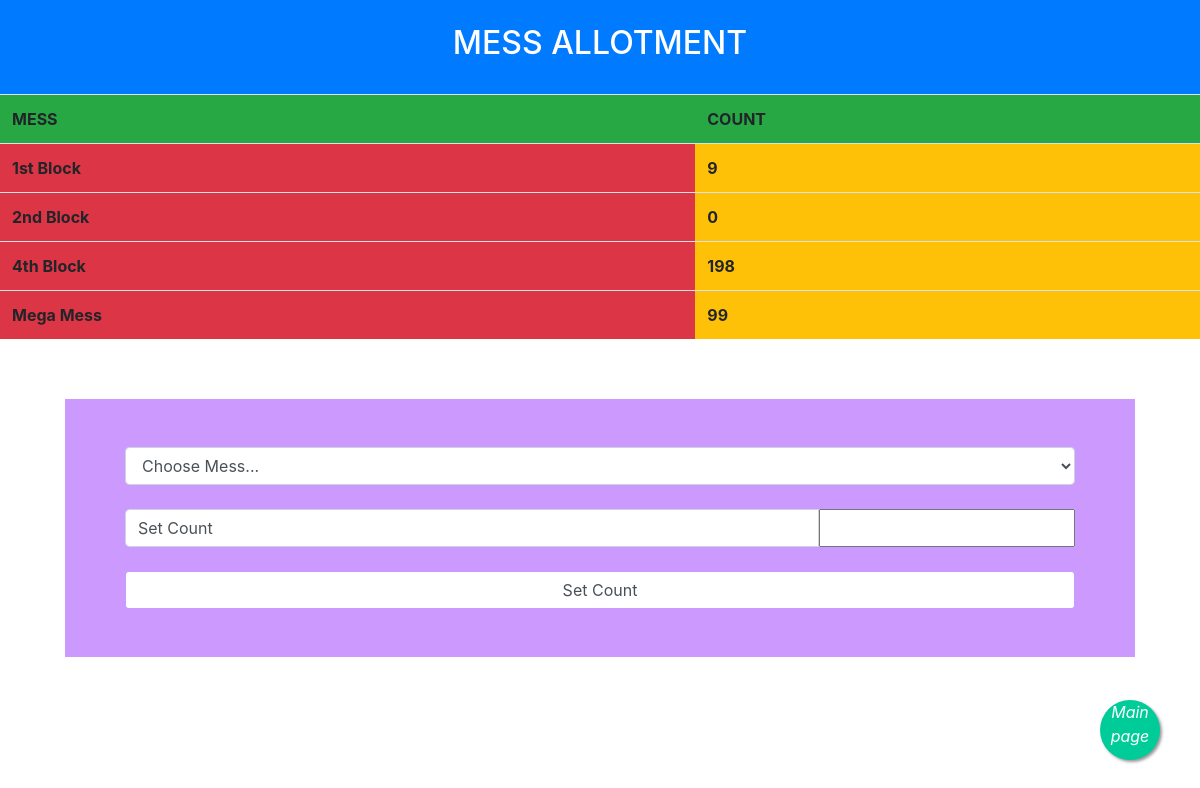
/messleftcount.php (signed in), run on an earlier commit of the app's database.
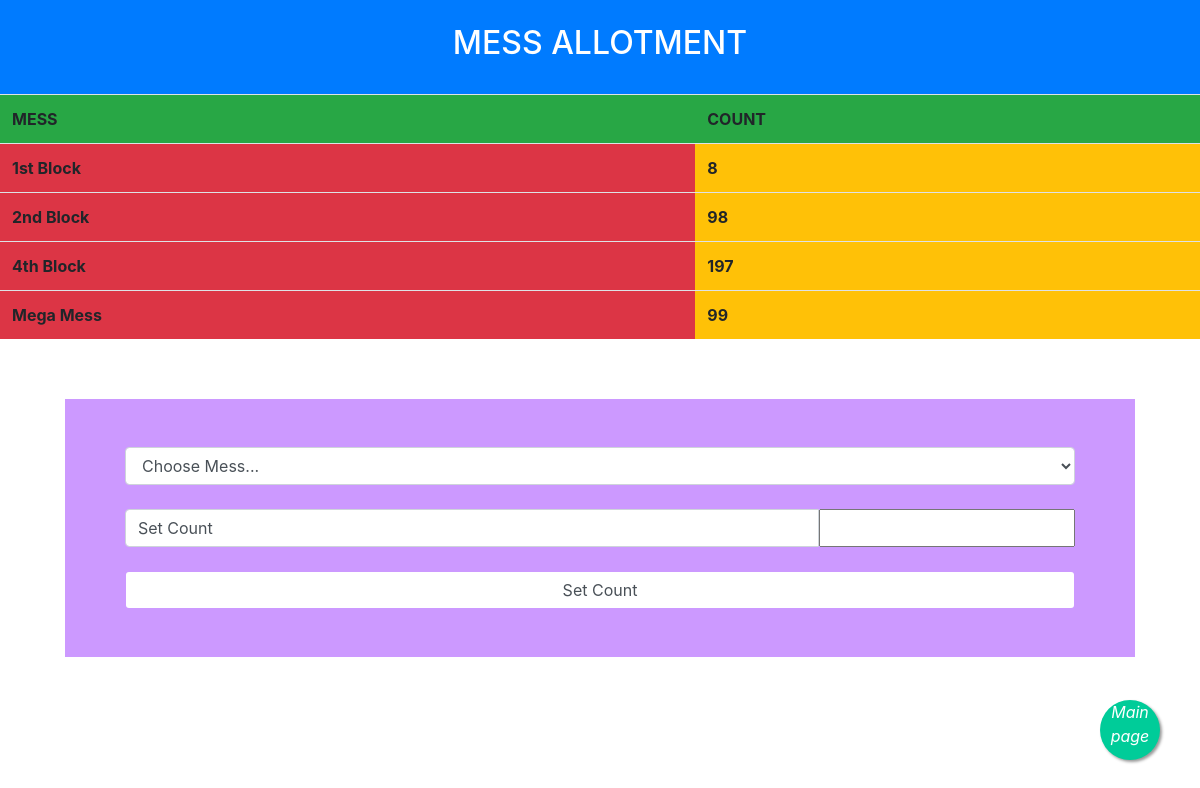
And on a later commit of the database.
### tables this page shows
CREATE TABLE `mess_count` (
  `mess` varchar(256) NOT NULL,
  `left_count` int(11) NOT NULL
);

### messleftcount.php (the view, shortened to what this page needs)
<?php include('server_admin.php') ?>
<!DOCTYPE html>
<html>
<head>
	<link rel="stylesheet" type="text/css" href="style.css">
  <link rel="stylesheet" type="text/css" href="style.css">
  <link rel="stylesheet" href="https://maxcdn.bootstrapcdn.com/bootstrap/4.0.0-alpha.6/css/bootstrap.min.css">
</head>
<body>
	<div class="header bg-primary text-white">
    <br>
    <h2 align="center">MESS ALLOTMENT</h2>
    <br>
  </div>
<?php
$query = "select * from mess_count";
$result = mysqli_query($db,$query);
?>
<table style="width:100%" class="table">
  <tr>
    <th class="bg-success">MESS</th>
    <th class="bg-success">COUNT</th>
  </tr>
  <?php
  	while($row = mysqli_fetch_assoc($result)){
  		?>
  		<tr>
  			<th class="bg-danger"> <?php echo $row['mess']; ?> </th>
  			<th class="bg-warning"> <?php echo $row['left_count']; ?> </th>
  		</tr>
  		<?php
  	}
?>
</table>
<div class="container">
<div style="background: #cc99ff; margin: 20px;">
  <form method="post" action="messleftcount.php" style="margin: 60px;">
		<br>
<br>
			<select class = "form-control" name="MessCountCategory">
 				 <option value="">Choose Mess...</option>
			</select>
		<br>
<div class = "input-group">
			<label class="form-control">Set Count</label>
			<input type="text" name="count1" value="">
		</div>
<br>
  		<div class="input-group" >
  			<button type="submit" class="btn form-control" name="messcount">Set Count</button>
  		</div>
<br>
<br>
	</form>
</div></div>
<a href="main.php" class="float">
<i class="fa fa-plus my-float text-white" style="text-decoration: none;">Main page</i>
</a>
</body>
</html>

What changed in the data, as far as the page shows it:
changed mess_count "1st Block": left_count "9" → "8"
changed mess_count "2nd Block": left_count "0" → "98"
changed mess_count "4th Block": left_count "198" → "197"
